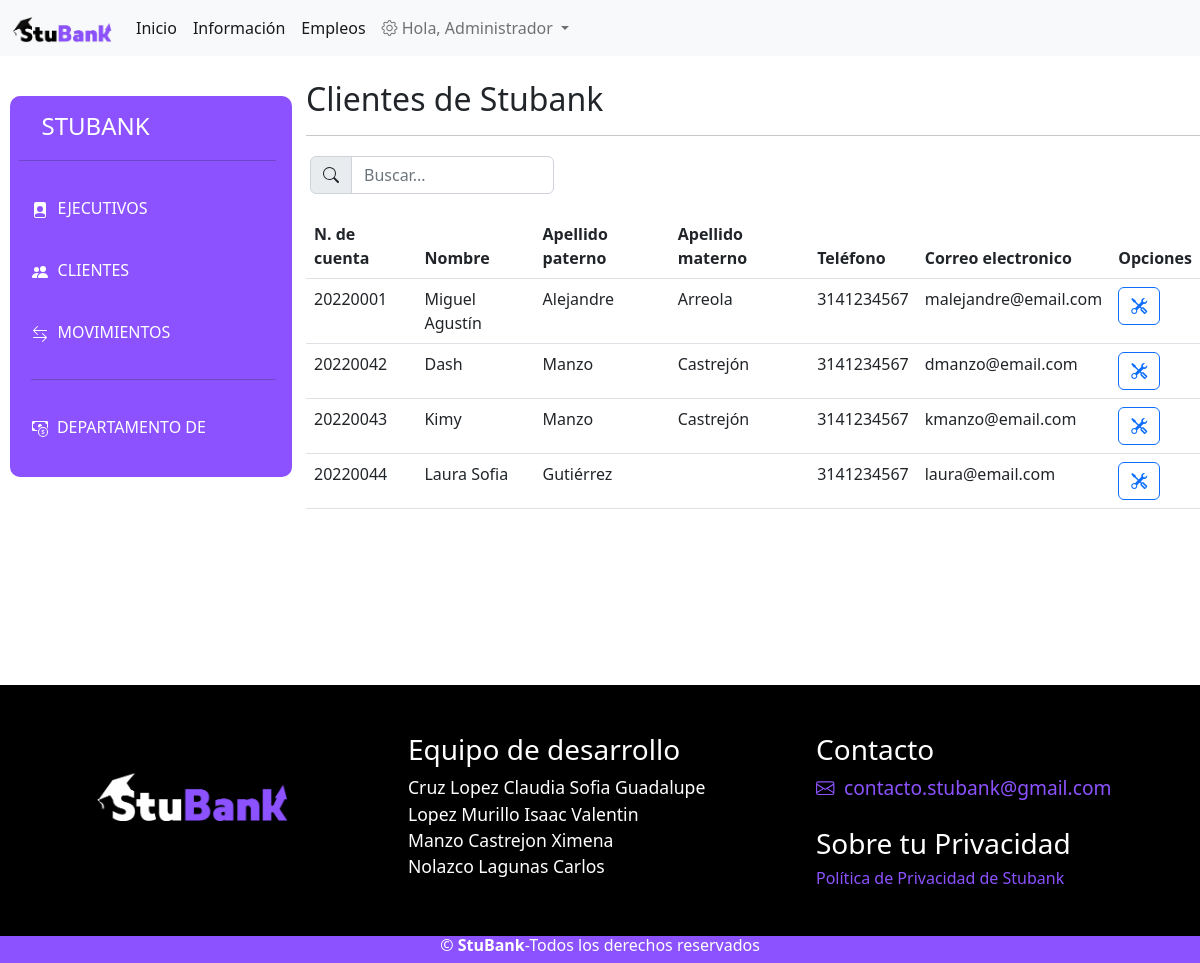
The app's page /admin/admin_cl.php (signed in) with its own data.
### tables this page shows
CREATE TABLE `clientes` (
  `id_cliente` int(11) NOT NULL,
  `nCuenta` varchar(9) NOT NULL,
  `nEjecutivo` varchar(9) NOT NULL,
  `nombre` varchar(50) NOT NULL,
  `apellidoP` varchar(50) NOT NULL,
  `apellidoM` varchar(50) NOT NULL,
  `foto` varchar(9) DEFAULT NULL,
  `telefono` varchar(10) NOT NULL,
  `fecNac` date NOT NULL,
  `email` varchar(50) NOT NULL,
  `curp` varchar(18) NOT NULL,
  `password` varchar(50) DEFAULT NULL,
  `rol` int(11) NOT NULL DEFAULT 3,
  `fecInscrip` date NOT NULL,
  `estatus` int(11) NOT NULL DEFAULT 1
);

### admin/admin_cl.php (the view, shortened to what this page needs)
<?php
    include('../view/conexion.php');
    $obtencion = "SELECT * FROM clientes WHERE estatus = '1'";
    $resultado = mysqli_query($mysqli,$obtencion);
    $clientes = $resultado->fetch_all(MYSQLI_ASSOC);
?>
<!DOCTYPE html>
<html lang="es">
<head>
    <link rel="stylesheet" href="../src/css/menu.css">
<link rel="stylesheet" href="../src/css/estilos.css">
    <link href="https://cdn.jsdelivr.net/npm/bootstrap@5.2.0/dist/css/bootstrap.min.css" rel="stylesheet">
    <link rel="stylesheet" href="https://cdn.jsdelivr.net/npm/bootstrap-icons@1.9.1/font/bootstrap-icons.css">
</head>
<header>
    <?php include('../view/navbar.php'); ?>
</header>
<body>
    <div class="row">
        <?php include('menu.php'); ?>
        <div class="col-md-9">
            <h2>Clientes de Stubank</h2><hr>
            <div class="row" style="width: 100%;">
                <div class="input-group m-1" style="width: 30%;">
                    <span class="input-group-text" id="basic-addon1">
                    </span>
                    <input type="text" id="myInput" onkeyup="myFunction()" placeholder="Buscar..." class="form-control" style="width: 30%;">
                </div>
            </div>
            <table class="table mt-3" id="myTable">
                <thead>
                    <th scope="col">N. de cuenta</th>
                    <th scope="col">Nombre</th>
                    <th scope="col">Apellido paterno</th>
                    <th scope="col">Apellido materno</th>
                    <th scope="col">Teléfono</th>
                    <th scope="col">Correo electronico</th>
                    <th scope="col">Opciones</th>
                </thead>
                <tbody id="myTbody">
                    <?php foreach($clientes as $cliente): ?>
                        <tr>
                            <td><?=$cliente['nCuenta'] ?></td>
                            <td><?=$cliente['nombre'] ?></td>
                            <td><?=$cliente['apellidoP'] ?></td>
                            <td><?=$cliente['apellidoM'] ?></td>
                            <td><?=$cliente['telefono'] ?></td>
                            <td><?=$cliente['email'] ?></td>
                            <td>
                                <a href="infoCl.php?id=<?php echo $cliente['nCuenta'];?>" class="btn btn-outline-primary"><i class="bi bi-tools"></i></a>
                            </td>
                        </tr>
                    <?php endforeach ?>
                </tbody>
            </table>
        </div>
    </div>
</body>
<footer style="margin-top:10rem;">
    <?php include('../view/footer.php'); ?>
</footer>
</html>

### src/css/estilos.css (style rules this page uses)
body { font-family: 'Montserrat', sans-serif; }

### records on screen
clientes: nCuenta "20220001", nombre "Miguel Agustín", apellidoP "Alejandre", apellidoM "Arreola", telefono "3141234567", email "malejandre@email.com"
clientes: nCuenta "20220042", nombre "Dash", apellidoP "Manzo", apellidoM "Castrejón", telefono "3141234567", email "dmanzo@email.com"
clientes: nCuenta "20220043", nombre "Kimy", apellidoP "Manzo", apellidoM "Castrejón", telefono "3141234567", email "kmanzo@email.com"
clientes: nCuenta "20220044", nombre "Laura Sofia", apellidoP "Gutiérrez", telefono "3141234567", email "laura@email.com"

### other values on screen
$nombre "Administrador"
